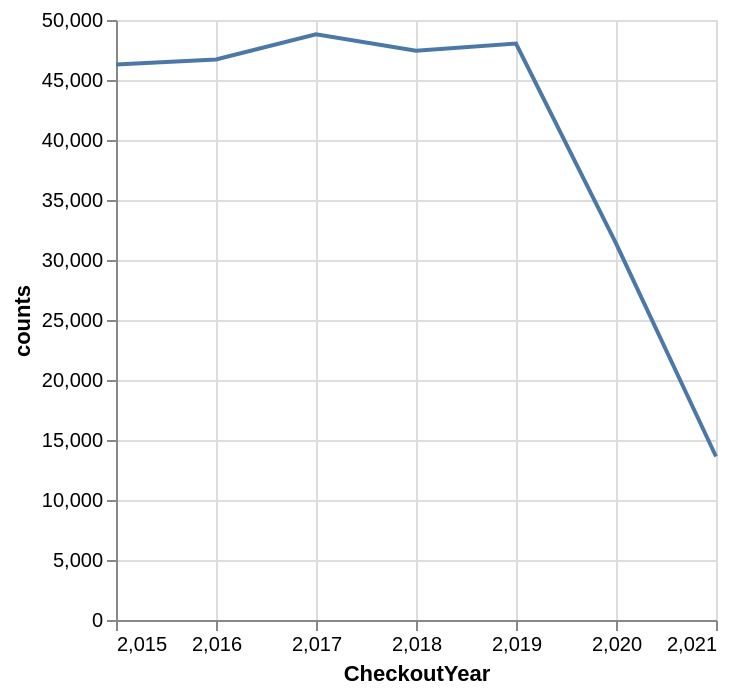

Notebook source saved alongside this figure:
### Code cell
source = seattle_df['CheckoutYear'].value_counts().rename_axis('CheckoutYear').reset_index(name='counts')
alt.Chart(source).mark_line().encode(
    x='CheckoutYear',
    y='counts'
)

### Figure 1 — Vega-Lite specification as saved in the notebook (floating-point values rounded to 4 significant figures)
{"config": {"view": {"continuousWidth": 300, "continuousHeight": 300}}, "data": {"name": "data-df7b431131c40b33f5d20841b32f9ffc"}, "mark": {"type": "line"}, "encoding": {"x": {"field": "CheckoutYear", "type": "quantitative"}, "y": {"field": "counts", "type": "quantitative"}}, "$schema": "https://vega.github.io/schema/vega-lite/v5.20.1.json", "datasets": {"data-df7b431131c40b33f5d20841b32f9ffc": [{"CheckoutYear": 2017, "counts": 48807}, {"CheckoutYear": 2019, "counts": 48032}, {"CheckoutYear": 2018, "counts": 47439}, {"CheckoutYear": 2016, "counts": 46705}, {"CheckoutYear": 2015, "counts": 46298}, {"CheckoutYear": 2020, "counts": 31383}, {"CheckoutYear": 2021, "counts": 13623}]}}
